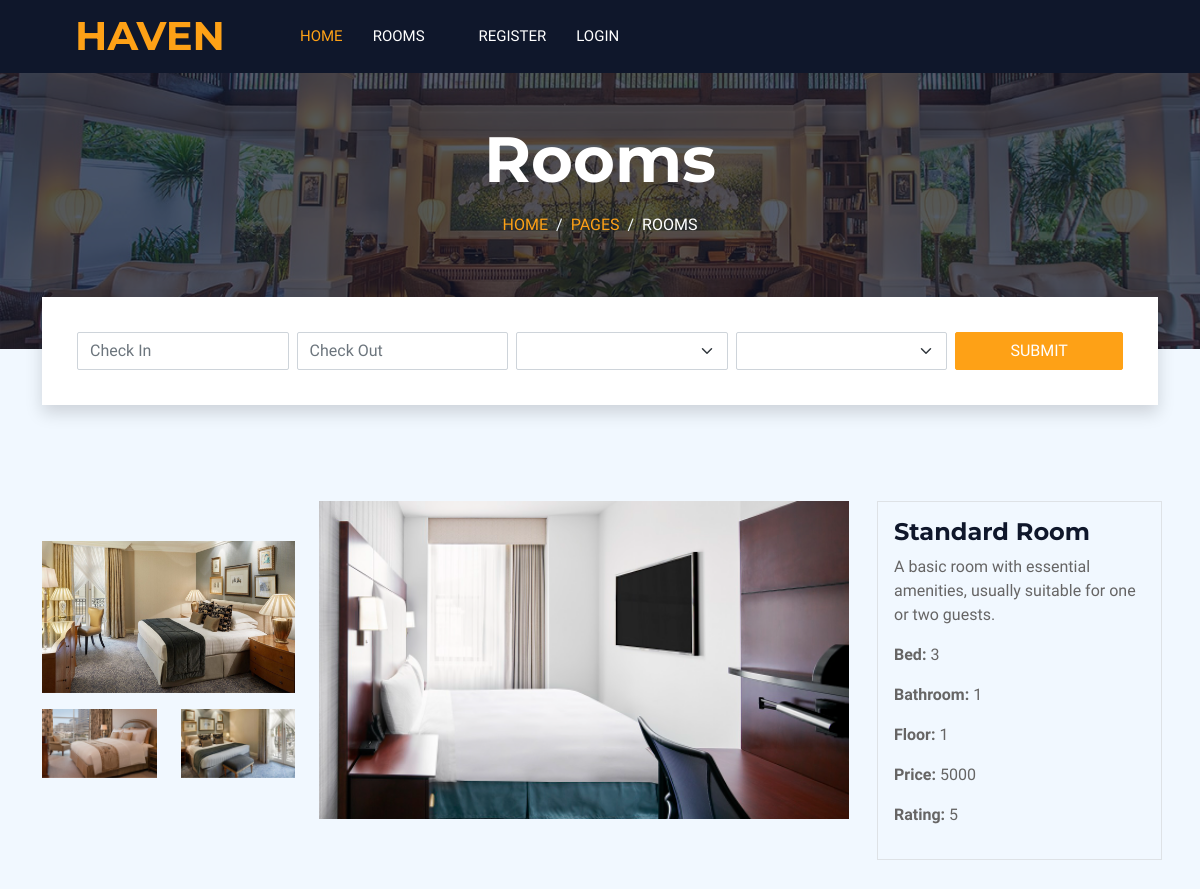
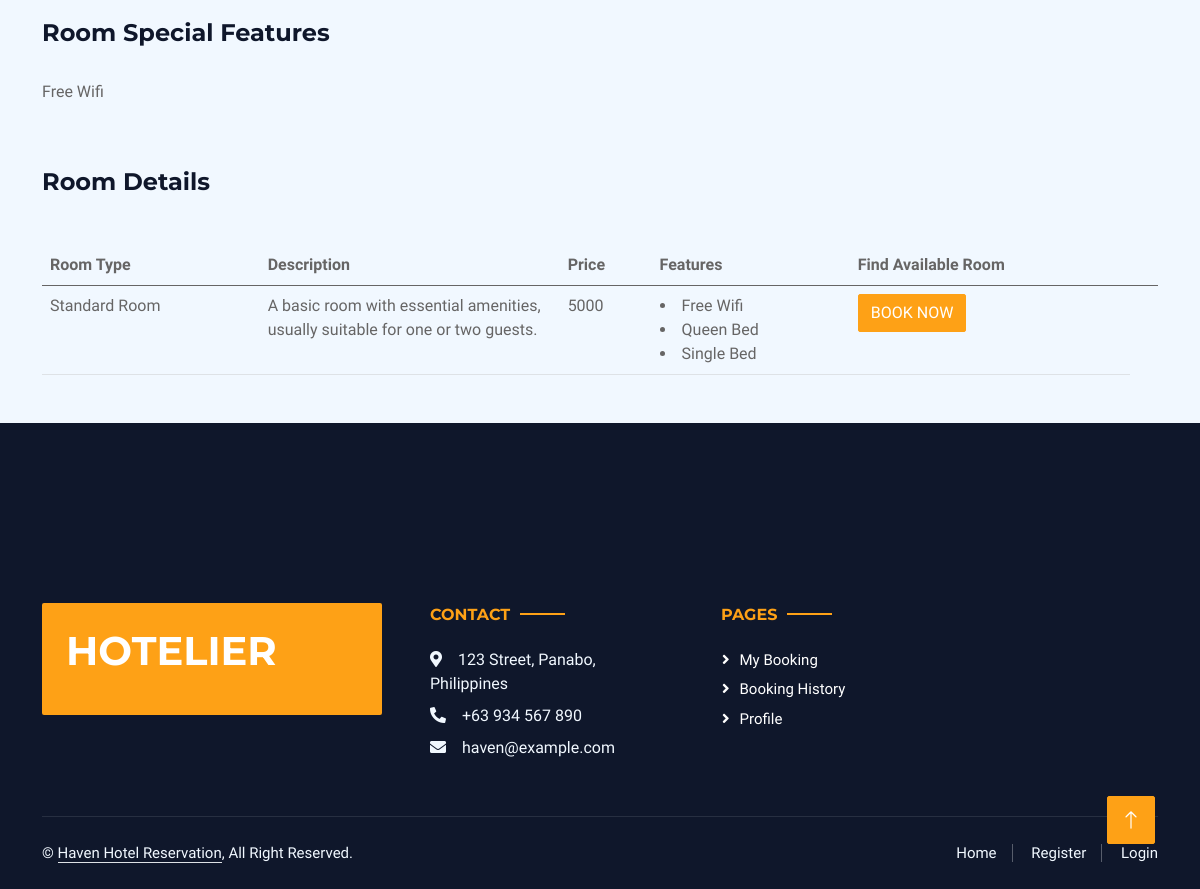
/single-room.php?id=1, run on the app's committed database (2 pictures, top to bottom).
### tables this page shows
CREATE TABLE `room_type` (
  `id` int(11) NOT NULL,
  `room_type` varchar(255) NOT NULL,
  `description` varchar(255) NOT NULL,
  `bed` int(11) NOT NULL,
  `bathroom` int(11) NOT NULL,
  `floor` int(11) NOT NULL,
  `price` double NOT NULL,
  `capacity_adult` int(11) NOT NULL,
  `capacity_children` int(11) NOT NULL,
  `max_capacity` int(11) NOT NULL,
  `rating` int(11) NOT NULL,
  `image` varchar(255) NOT NULL
);

CREATE TABLE `room_feature` (
  `id` int(11) NOT NULL,
  `feature_id` int(11) NOT NULL,
  `room_type_id` int(11) NOT NULL,
  `count` int(11) NOT NULL
);

CREATE TABLE `feature` (
  `id` int(11) NOT NULL,
  `name` varchar(255) NOT NULL,
  `type` varchar(255) NOT NULL
);

### single-room.php (the view, shortened to what this page needs)
<!DOCTYPE html>
<html lang="en">
<head>
    <link href="https://cdnjs.cloudflare.com/ajax/libs/font-awesome/5.10.0/css/all.min.css" rel="stylesheet">
    <link href="https://cdn.jsdelivr.net/npm/bootstrap-icons@1.4.1/font/bootstrap-icons.css" rel="stylesheet">
    <link href="lib/animate/animate.min.css" rel="stylesheet">
    <link href="lib/owlcarousel/assets/owl.carousel.min.css" rel="stylesheet">
    <link href="lib/tempusdominus/css/tempusdominus-bootstrap-4.min.css" rel="stylesheet" />
    <link href="css/bootstrap.min.css" rel="stylesheet">
    <link href="css/style.css" rel="stylesheet">
</head>
<body>
        <?php
            include('header.php');
        ?>
        <div class="container-fluid page-header mb-5 p-0" style="background-image: url(img/carousel-1.jpg);">
            <div class="container-fluid page-header-inner py-5">
                <div class="container text-center pb-5">
                    <h1 class="display-3 text-white mb-3 animated slideInDown">Rooms</h1>
                    <nav aria-label="breadcrumb">
                        <ol class="breadcrumb justify-content-center text-uppercase">
                            <li class="breadcrumb-item"><a href="#">Home</a></li>
                            <li class="breadcrumb-item"><a href="#">Pages</a></li>
                            <li class="breadcrumb-item text-white active" aria-current="page">Rooms</li>
                        </ol>
                    </nav>
                </div>
            </div>
        </div>
        <?php
            include('search.php');
        ?>
        <div class="container single-room mt-5 wow fadeIn" data-wow-delay="0.1s">
            <?php
                $room_type_id = $_GET['id'];
                $images = array();
                $sql = "SELECT room_images.image FROM room_images WHERE room_type_id = '$room_type_id' ";
                $query = $conn->query($sql);
                while($row = $query->fetch_assoc()){
                    array_push($images, $row['image']);
                }
            ?>
            <div class="row gap-3">
                <div class="col-sm-12 col-lg-9 row">
                    <div class="col-sm-12 col-lg-4">
                        <img src="./img/<?php echo $images[1]; ?>" alt="" width="100%" class="mt-3">
                        <div class="row">
                            <div class="col">
                                <img src="./img/<?php echo $images[2]; ?>" alt="" width="100%" class="mt-3">
                            </div>
                            <div class="col">
                                <img src="./img/<?php echo $images[3]; ?>" alt="" width="100%" class="mt-3">
                            </div>
                        </div>
                    </div>
                    <div class="col-sm-12 col-lg-8">
                        <?php
                            $sql = "SELECT image FROM room_type WHERE id = '$room_type_id' ";
                            $query = $conn->query($sql);
                            $row = $query->fetch_assoc();
                        ?>
                        <img src="./img/<?php echo $row['image']; ?>" alt="" width="100%">
                        <div class="row mt-3">
                            <div class="col-3">
                            </div>
                            <div class="col-3">
                            </div>
                            <div class="col-3">
                            </div>
                            <div class="col-3">
                            </div>
                        </div>
                    </div>
                </div>
                <div class="col-sm-12 col-lg-3 border p-3" style="height: fit-content;">
                    <?php
                        $room_id = $_GET['id'];
                        $sql = "CALL display_room($room_id)";
                        $query = $conn->query($sql);
                        $row = $query->fetch_assoc();
                        $room_type_id = $row['id'];
                        $room_type = $row['room_type'];
                        $room_desc = $row['description'];
                        $room_price = $row['price'];
                    ?>
                    <h4><?php echo $room_type; ?></h4>
                    <p><?php echo $room_desc; ?></p>
                    <p> <span style="font-weight: 600;">Bed:</span> <?php echo $bed = $row['bed']; ?></p>
                    <p><span style="font-weight: 600;">Bathroom:</span> <?php echo $row['bathroom'] ?></p>
                    <p><span style="font-weight: 600;">Floor:</span> <?php echo $floor = $row['floor'] ?></p>
                    <p><span style="font-weight: 600;">Price:</span> <?php echo $room_price; ?></p>
                    <p><span style="font-weight: 600;">Rating:</span> <?php echo $row['rating']; ?></p>
                </div>
            </div>
            <div class="row mt-5">
                <h4>Room Special Features</h4>
                <ul class="col-8 row mt-4">
                    <?php
                        include('./db/dbConnection.php');
                        $sql = "SELECT room_feature.*, feature.name FROM room_feature INNER JOIN feature ON room_feature.feature_id=feature.id WHERE room_feature.room_type_id = '$room_type_id' AND feature.type = 'Special' ";
                        $query = $conn->query($sql);
                        if($query->num_rows < 1){
                    ?>
                    <p>This room has no special features.</p>
                    <?php
                    } else{
                            while($row = $query->fetch_assoc()){
                    ?>
                                <li class="col">
                                    <?php echo $row['name']; ?>
                                </li>
                    <?php
                            }
                        }
                    ?>
                </ul>
            </div>
            <div class="mt-5" id="roomdetails">
                <h4>Room Details</h4>
                <table class="table mt-5">
                    <thead>
                        <tr>
                            <th>Room Type</th>
                            <th>Description</th>
                            <th>Price</th>
                            <th>Features</th>
                            <th>Find Available Room</th>
                            <th></th>
                        </tr>
                    </thead>
                    <tbody>
                        <tr>
                            <td>
                                <?php echo $room_type; ?>
                            </td>
                            <td style="width: 300px;">
                                <?php echo $room_desc; ?>
                            </td>
                            <td>
                                <?php echo $room_price; ?>
                            </td>
                            <td>
                                <?php
                                $sql = "SELECT room_feature.*, feature.name FROM room_feature INNER JOIN feature ON room_feature.feature_id=feature.id WHERE room_feature.room_type_id = '$room_type_id' ";
                                $query = $conn->query($sql);
                                while($row = $query->fetch_assoc()){
                            ?>
                                    <li class="col">
                                        <?php echo $row['name']; ?>
                                    </li>
                            <?php
                                }
                            ?>
                            </td>
                            <td>
                                <form action="booking.php?id=<?php echo $room_id; ?>" method="POST">
                                    <span><input type="submit" class="btn btn-primary" value="Book Now"></span>
                                </form>
                            </td>
                        </tr>
                    </tbody>
                </table>
            </div>
        </div>
        <?php
            include('footer.php');
        ?>
        <a href="#" class="btn btn-lg btn-primary btn-lg-square back-to-top"><i class="bi bi-arrow-up"></i></a>
</body>
</html>

### css/style.css (style rules this page uses)
:root { --primary: #FEA116; --light: #F1F8FF; --dark: #0F172B; }
.back-to-top { position: fixed; display: none; right: 45px; bottom: 45px; z-index: 99; }
.btn { font-weight: 500; text-transform: uppercase; transition: .5s; }
.btn.btn-primary, .btn.btn-secondary { color: #FFFFFF; }
.btn-lg-square { width: 48px; height: 48px; }
.btn-square, .btn-sm-square, .btn-lg-square { padding: 0; display: flex; align-items: center; justify-content: center; font-weight: normal; border-radius: 2px; }
.page-header { background-position: center center; background-repeat: no-repeat; background-size: cover; }
.page-header-inner { background: rgba(15, 23, 43, .7); }
.breadcrumb-item + .breadcrumb-item::before { color: var(--light); }

### single-room.php (style rules this page uses)
ul { list-style: none; }

### data on the page
room_type: image (picture), room_type "Standard Room", description "A basic room with essential amenities, usually suitable for one or two guests.", bed "3", bathroom "1", floor "1", price "5000", rating "5"
room_feature: feature.name "Free Wifi"
room_feature: feature.name "Queen Bed"
room_feature: feature.name "Single Bed"
